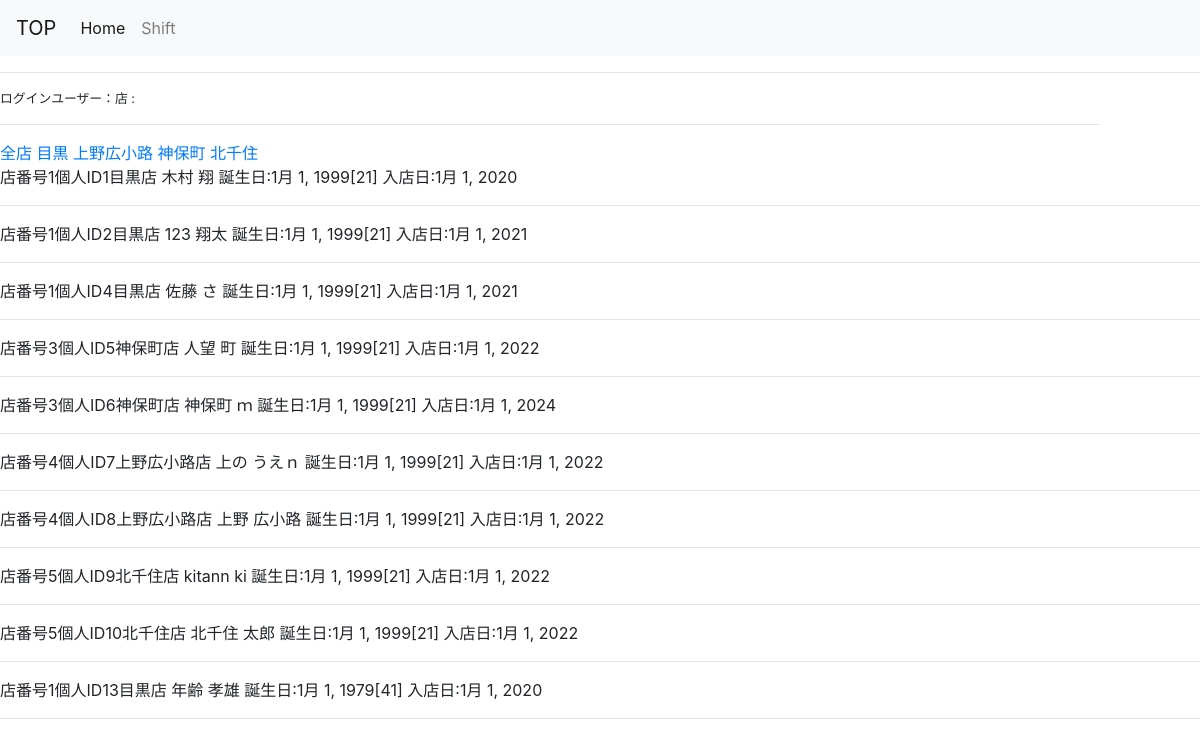
Screenshot of /user_list/ with the database file from the repository.
### register/models.py (models this page shows, shortened)
class User(AbstractBaseUser, PermissionsMixin):
    email = models.EmailField(_('email address'), unique=True)
    first_name = models.CharField(_('first name'), max_length=30, blank=True)
    last_name = models.CharField(_('last name'), max_length=150, blank=True)
    is_staff = models.BooleanField(
        _('staff status'),
        default=False,
        help_text=_(
            'Designates whether the user can log into this admin site.'),
    )
    is_active = models.BooleanField(
        _('active'),
        default=True,
        help_text=_(
            'Designates whether this user should be treated as active. '
            'Unselect this instead of deleting accounts.'
        ),
    )
    date_joined = models.DateTimeField(_('date joined'), default=timezone.now)
    objects = CustomUserManager()
    EMAIL_FIELD = 'email'
    USERNAME_FIELD = 'email'
    REQUIRED_FIELDS = []
    class Meta:
        verbose_name = _('user')
        verbose_name_plural = _('users')

class Shops(models.Model):
    SHOP_CHOICES = (
    ('1', '目黒'),
    ('2', '狛江'),
    ('3', '神保町'),
    ('4', '上野広小路'),
    ('5', '北千住'),)
    shop = models.CharField("店舗", max_length=3,choices=SHOP_CHOICES, blank=True,default=1)
    user = models.OneToOneField(settings.AUTH_USER_MODEL,on_delete=models.CASCADE,)

class UserData(models.Model):
    date_of_birth = models.DateField("生年月日",blank=True,default=datetime(1999, 1, 1))
    start_day = models.DateField("入店日",blank=True,default=datetime(1999, 1, 1))
    user = models.OneToOneField(settings.AUTH_USER_MODEL,on_delete=models.CASCADE)

### register/views.py (the view)
# urls.py: path('user_list/',views.Userlist.as_view(),name='user_list'),
class Userlist(generic.ListView):
    model = User
    template_name = 'user_list'

### register/templatetags/math_tags.py (called while the page is built)
@register.filter
def age(v):
    if v is None:
        return None
    else:
        today = datetime.today()
        tyear = today.year
        tmonth= today.month
        tday=today.day
        byear = v.year
        bmonth = v.month
        bday =v.day
        age = tyear-byear
        if tmonth <= bmonth and tday <= bday:
            age = age-1
        return age

### register/templates/register/user_list.html (shortened to what this page needs)
{% extends "register/base.html" %}
{% block content %}
{% load math_tags %}
        <a href="{% url 'register:user_list' %}" >全店</a>
        <a href="{% url 'register:shop_list' 1 %}" >目黒</a>
        <a href="{% url 'register:shop_list' 5 %}">上野広小路</a>
        <a href="{% url 'register:shop_list' 4 %}">神保町</a>
        <a href="{% url 'register:shop_list' 6 %}">北千住</a><br>
<tr>
{% for user in user_list %}
<td>店番号{{ user.shops.shop }}個人ID{{ user.id }}{{user.shops.get_shop_display}}店</td>
<td>{{ user.last_name }}&nbsp;{{user.first_name}}</td>
<td>誕生日:{{user.userdata.date_of_birth}}[{{user.userdata.date_of_birth|age}}]  </td>
<td>入店日:{{user.userdata.start_day }}  </td><hr>
</tr>
{% endfor %}
{% endblock %}

### rows the page displays
User: shops.shop "1", id "1", shops.shop "目黒", last_name "木村", first_name "翔", userdata.date_of_birth "1月 1, 1999", userdata.date_of_birth|age "21", userdata.start_day "1月 1, 2020"
User: shops.shop "1", id "2", shops.shop "目黒", last_name "123", first_name "翔太", userdata.date_of_birth "1月 1, 1999", userdata.date_of_birth|age "21", userdata.start_day "1月 1, 2021"
User: shops.shop "1", id "4", shops.shop "目黒", last_name "佐藤", first_name "さ", userdata.date_of_birth "1月 1, 1999", userdata.date_of_birth|age "21", userdata.start_day "1月 1, 2021"
User: shops.shop "3", id "5", shops.shop "神保町", last_name "人望", first_name "町", userdata.date_of_birth "1月 1, 1999", userdata.date_of_birth|age "21", userdata.start_day "1月 1, 2022"
User: shops.shop "3", id "6", shops.shop "神保町", last_name "神保町", first_name "ｍ", userdata.date_of_birth "1月 1, 1999", userdata.date_of_birth|age "21", userdata.start_day "1月 1, 2024"
User: shops.shop "4", id "7", shops.shop "上野広小路", last_name "上の", first_name "うえｎ", userdata.date_of_birth "1月 1, 1999", userdata.date_of_birth|age "21", userdata.start_day "1月 1, 2022"
User: shops.shop "4", id "8", shops.shop "上野広小路", last_name "上野", first_name "広小路", userdata.date_of_birth "1月 1, 1999", userdata.date_of_birth|age "21", userdata.start_day "1月 1, 2022"
User: shops.shop "5", id "9", shops.shop "北千住", last_name "kitann", first_name "ki", userdata.date_of_birth "1月 1, 1999", userdata.date_of_birth|age "21", userdata.start_day "1月 1, 2022"
User: shops.shop "5", id "10", shops.shop "北千住", last_name "北千住", first_name "太郎", userdata.date_of_birth "1月 1, 1999", userdata.date_of_birth|age "21", userdata.start_day "1月 1, 2022"
User: shops.shop "1", id "13", shops.shop "目黒", last_name "年齢", first_name "孝雄", userdata.date_of_birth "1月 1, 1979", userdata.date_of_birth|age "41", userdata.start_day "1月 1, 2020"
